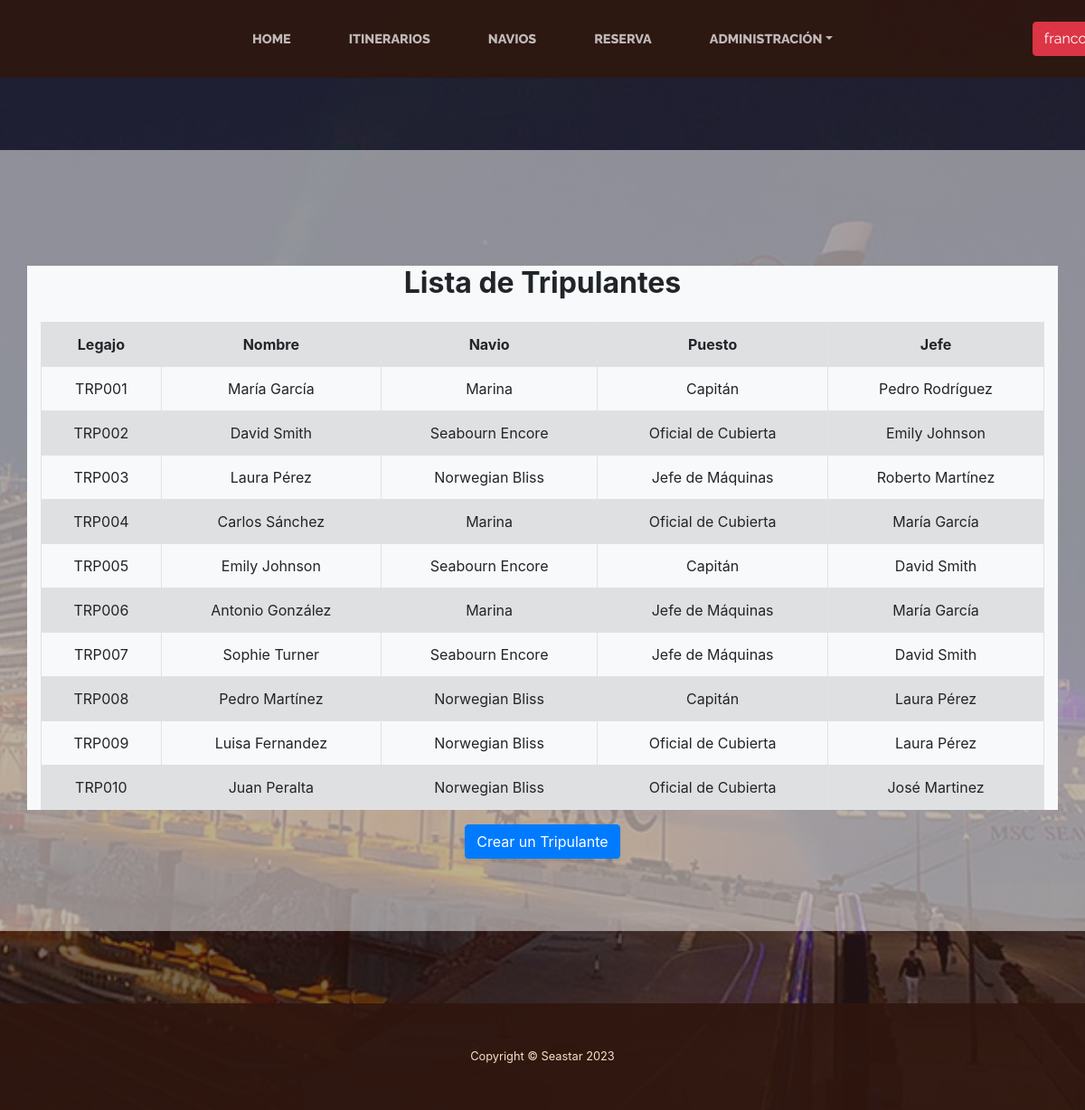
The app's page /tripulantes.html (signed in) with its own data.
### seastar/models.py (models this page shows, shortened)
class Tripulante(models.Model):
    nombre_tripulante = models.CharField("Nombre Tripulante",max_length=100)
    legajo = models.CharField("Legajo",max_length=10)
    navio_asignado = models.ForeignKey(Navio, on_delete=models.CASCADE)
    puesto_tripulante = models.ForeignKey(Puesto, on_delete=models.CASCADE)
    nombre_jefe = models.CharField("Nombre Jefe",max_length=100)

class Navio (models.Model):
    codigoNavio = models.IntegerField("Código")
    nombreNavio = models.CharField("Nombre", max_length=50)
    altura = models.FloatField("Altura")
    eslora = models.FloatField("Eslora")
    manga = models.FloatField("Manga")
    desplazamiento = models.FloatField("Desplazamiento")
    autonomiaViaje = models.FloatField("Autonomía de Viajes")
    cantidadCamarotes = models.IntegerField("Cantidad de Camarotes")
    maxCantidadPasajeros = models.IntegerField("Cantidad máxima de Pasajeros")
    cantidadMotores = models.IntegerField("Cantidad de Motores")
    cantidadTripulantes = models.IntegerField("Cantidad de Tripulantes")
    categoriaNavio = models.ForeignKey(CategoriaNavio, on_delete=models.CASCADE)
    def __str__(self) -> str:
        return self.nombreNavio

class Puesto(models.Model):
    nombre_puesto = models.CharField("Nombre Puesto",max_length=100)
    descripcion_puesto = models.TextField("Descripcion Puesto")
    def __str__(self) -> str:
        return self.nombre_puesto

### seastar/views.py (the view, shortened to what this page needs)
# urls.py: path("tripulantes.html", TripulantesView.as_view(), name="tripulantes"),
class TripulantesView(View):
    template_name = 'tripulantes.html'
    def get(self, request):
        logged_user = getLoggedUser(request)
        user = User.objects.get(username=logged_user)
        puestos = Puesto.objects.all()
        navios = Navio.objects.all()
        if not user.is_staff:
            messages.warning(request, ("No tienes los permisos para ingresar a esa página"))
            return redirect("/")
        tripulantes = Tripulante.objects.all()
        return render(request, self.template_name, {
            "logged_user": logged_user,
            "tripulantes": tripulantes,
            "puestos": puestos,
            "navios": navios
        })

### seastar/views.py (called while the page is built)
def getLoggedUser(request: HttpRequest):
    return request.session.get("user", "Iniciar Sesion")

### seastar/templates/tripulantes.html (shortened to what this page needs)
{% extends 'index.html'%}
{% load static %}
{% block content %}
<section class="page-section cta" style="background-color: rgba(255,255,255,0.5)">
    <div class="container mt-5 bg-light bg-faded">
        <h2 class="text-center mb-4 section-heading-lower" style="font-weight: bold;">Lista de Tripulantes</h2>
        <table class="table table-bordered table-striped">
            <tr style="text-align: center">
                <td>
                    <a style="font-weight: bold;">Legajo</a>
                </td>
                <td>
                    <a style="font-weight: bold;">Nombre</a>
                </td>
                <td>
                    <a style="font-weight: bold;">Navio</a>
                </td>
                <td>
                    <a style="font-weight: bold;">Puesto</a>
                </td>
                <td>
                    <a style="font-weight: bold;">Jefe</a>
                </td>
            </tr>
            {% for t in tripulantes %}
                <tr style="text-align: center">
                    <td>
                        <a>{{t.legajo}}</a>
                    </td>
                    <td>
                        <a>{{t.nombre_tripulante}}</a>
                    </td>
                    <td>
                        <a>{{t.navio_asignado}}</a>
                    </td>
                    <td>
                        <a>{{t.puesto_tripulante}}</a>
                    </td>
                    <td>
                        <a>{{t.nombre_jefe}}</a>
                    </td>
                </tr>
            {% endfor %}
        </table>
    </div>
    <div class="container d-flex align-items-center justify-content-center">
        <button class="btn btn-primary"onclick=show("crearTripulante"),scrollToElement('crearTripulante')>
            Crear un Tripulante
        </button>
    </div>
</section>
{% endblock %}

### records on screen
Tripulante: legajo "TRP001", nombre_tripulante "María García", navio_asignado "Marina", puesto_tripulante "Capitán", nombre_jefe "Pedro Rodríguez"
Tripulante: legajo "TRP002", nombre_tripulante "David Smith", navio_asignado "Seabourn Encore", puesto_tripulante "Oficial de Cubierta", nombre_jefe "Emily Johnson"
Tripulante: legajo "TRP003", nombre_tripulante "Laura Pérez", navio_asignado "Norwegian Bliss", puesto_tripulante "Jefe de Máquinas", nombre_jefe "Roberto Martínez"
Tripulante: legajo "TRP004", nombre_tripulante "Carlos Sánchez", navio_asignado "Marina", puesto_tripulante "Oficial de Cubierta", nombre_jefe "María García"
Tripulante: legajo "TRP005", nombre_tripulante "Emily Johnson", navio_asignado "Seabourn Encore", puesto_tripulante "Capitán", nombre_jefe "David Smith"
Tripulante: legajo "TRP006", nombre_tripulante "Antonio González", navio_asignado "Marina", puesto_tripulante "Jefe de Máquinas", nombre_jefe "María García"
Tripulante: legajo "TRP007", nombre_tripulante "Sophie Turner", navio_asignado "Seabourn Encore", puesto_tripulante "Jefe de Máquinas", nombre_jefe "David Smith"
Tripulante: legajo "TRP008", nombre_tripulante "Pedro Martínez", navio_asignado "Norwegian Bliss", puesto_tripulante "Capitán", nombre_jefe "Laura Pérez"
Tripulante: legajo "TRP009", nombre_tripulante "Luisa Fernandez", navio_asignado "Norwegian Bliss", puesto_tripulante "Oficial de Cubierta", nombre_jefe "Laura Pérez"
Tripulante: legajo "TRP010", nombre_tripulante "Juan Peralta", navio_asignado "Norwegian Bliss", puesto_tripulante "Oficial de Cubierta", nombre_jefe "José Martinez"
